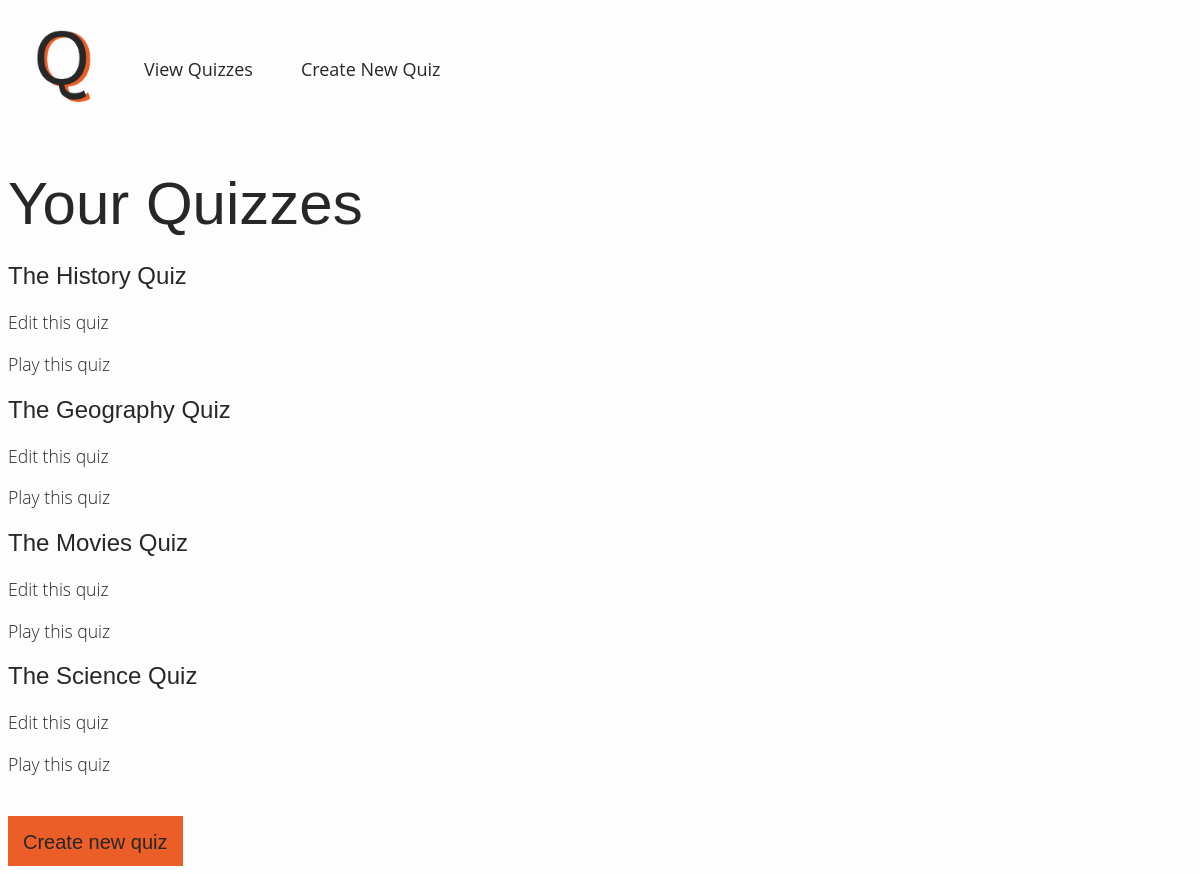
/show-quizzes, run on an earlier commit of the app's database.
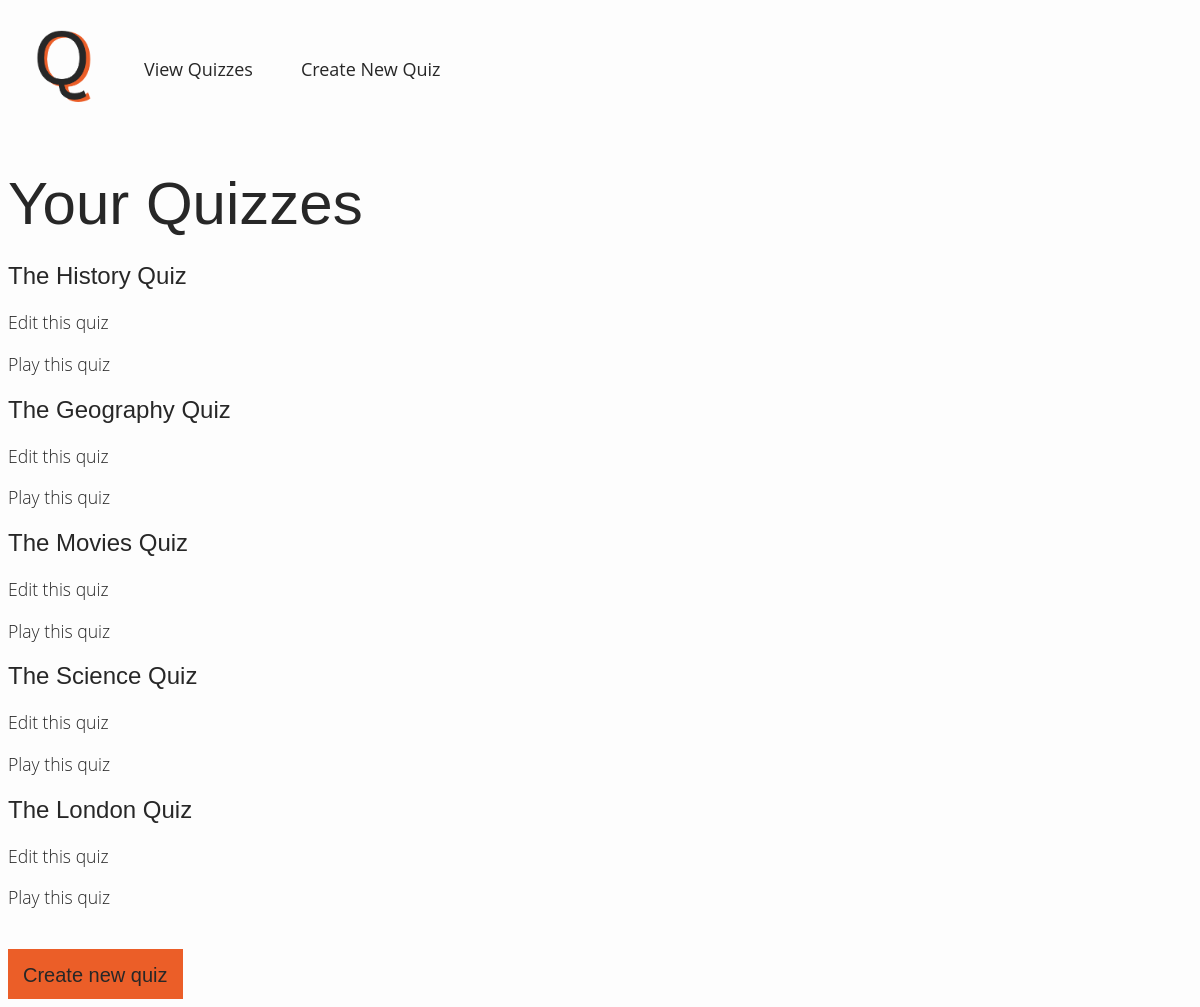
And on a later commit of the database.
### app/models.py (models this page shows, shortened)
class Quiz(db.Model):
    id = db.Column(db.Integer, primary_key=True)
    name = db.Column(db.String(120), index=True, unique=False)
    questions = db.relationship("Question", backref="questions", lazy="dynamic")

### app/routes.py (the view)
@app.route("/show-quizzes", methods=["GET"])
def show_quizzes():
	quizzes = Quiz.query.all()
	return render_template("quiz-list.html", quizzes=quizzes)

### app/templates/quiz-list.html (shortened to what this page needs)
{% extends "base.html" %}
{% block body %}
	<h1>Your Quizzes</h1>
	{% for quiz in quizzes %}
		<h2>{{ quiz.name }}</h2>
		<a href="/edit/{{ quiz.id }}"><p>Edit this quiz</p></a>
		<a href="/play/{{ quiz.id }}"><p>Play this quiz</p></a>
	{% endfor %}
	<button><a href="/create">Create new quiz</a></button>
{% endblock %}

### app/templates/base.html (shortened to what this page needs)
<!DOCTYPE html>
<html>
<head>
	<link rel="stylesheet" href="{{ url_for('static', filename='css/main.css') }}"/>
</head>
<body>
	<div class="topnav">
		<a href="/"><img src="static/images/logo.png"></a>
		<a href="/show-quizzes">View Quizzes</a>
		<a href="/create">Create New Quiz</a>
	</div>
	{% block body %}
	{% endblock %}
</body>
</html>

### app/static/css/main.css (style rules this page uses)
body { align-items: left; background-color: #FDFDFD; }
h1 { font-family: Work Sans, sans-serif; font-weight: 300; font-size: 3.75em; margin-bottom: 0.4em; color: #272727; }
h2 { font-family: Work Sans, sans-serif; font-weight: 500; font-size: 1.5em; color: #272727; }
p { font-family: Open Sans, sans-serif; margin-bottom: 0px; font-size: 1.1em; font-weight: 300; color: #272727; }
a { text-decoration: none; color: #272727; }
input[type="submit"], textarea, button { background-color: #EB5E28; border: none; padding: 0.75em; height: 2.5em; margin-top: 2em; font-family: Work Sans, sans-serif; font-weight: 400; font-size: 1.25em; text-decoration: none; color: #272727; }
.topnav { overflow: hidden; display: flex; align-items: center; }
.topnav a { float: left; color: #272727; text-align: center; padding: 18px 24px; text-decoration: none; font-size: 18px; vertical-align: middle; font-family: 'Open Sans'; font-weight: 400; }
.topnav a img { height: auto; width: auto; max-height: 80px; max-width: 160px; }

What changed in the data, as far as the page shows it:
added Quiz: name "The London Quiz"
